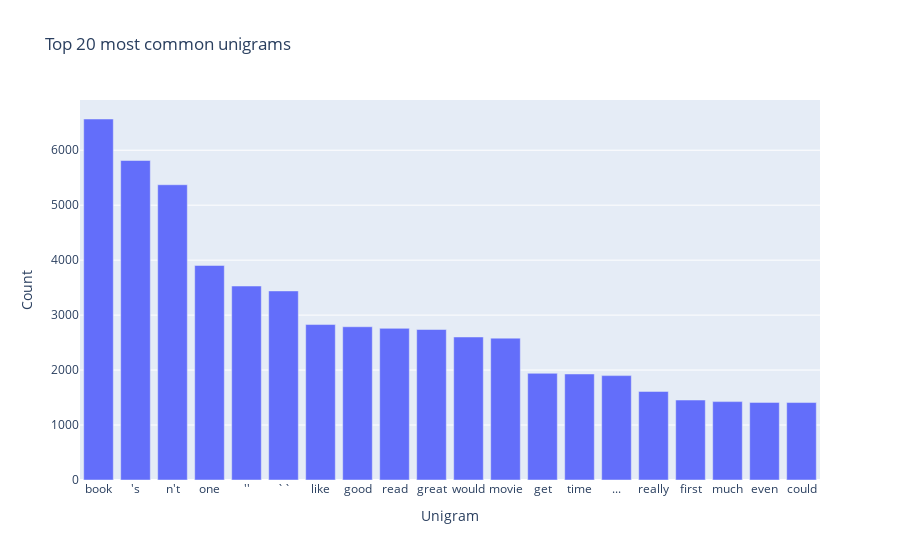

Notebook code cell kept with this figure:
### Code cell
import plotly.graph_objects as go

# Create the Plotly bar chart
fig = go.Figure(data=[go.Bar(x=[word for word, count in top_unigrams], y=[count for word, count in top_unigrams])])
fig.update_layout(title='Top 20 most common unigrams', xaxis_title='Unigram', yaxis_title='Count')

# Display the chart
fig.show()

### Figure 1 — Plotly figure (JSON) as saved in the notebook; plotly's stock layout.template omitted (floating-point values rounded to 4 significant figures)
{"data": [{"type": "bar", "x": ["book", "'s", "n't", "one", "''", "``", "like", "good", "read", "great", "would", "movie", "get", "time", "...", "really", "first", "much", "even", "could"], "y": [6568, 5813, 5372, 3903, 3529, 3440, 2828, 2788, 2759, 2738, 2602, 2581, 1941, 1929, 1899, 1611, 1455, 1426, 1412, 1409]}], "layout": {"title": {"text": "Top 20 most common unigrams"}, "xaxis": {"title": {"text": "Unigram"}}, "yaxis": {"title": {"text": "Count"}}}}
